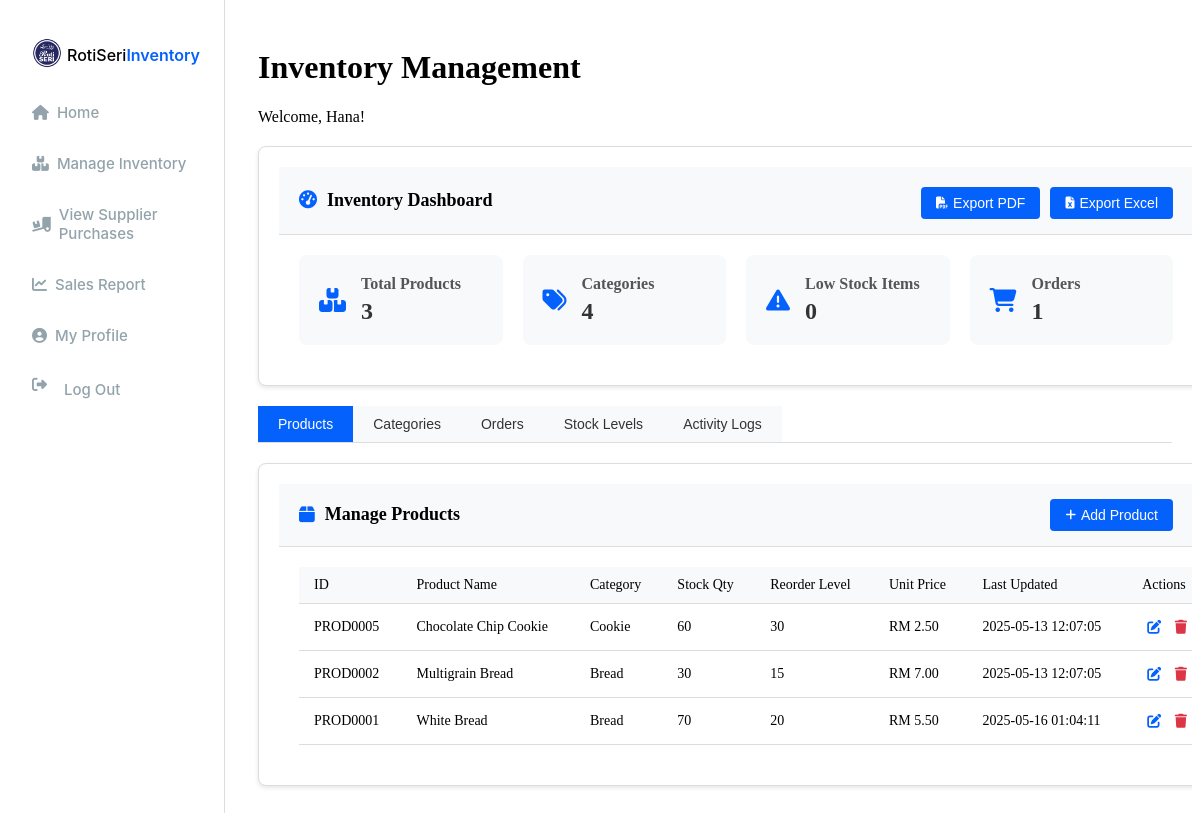
/imanager_invmanagement.php (signed in), run on the app's committed database.
### tables this page shows
CREATE TABLE `users` (
  `userID` varchar(50) NOT NULL,
  `username` varchar(100) NOT NULL,
  `fullName` varchar(255) NOT NULL,
  `email` varchar(255) NOT NULL,
  `phoneNumber` varchar(20) NOT NULL,
  `address` text NOT NULL,
  `password` varchar(255) NOT NULL,
  `role` enum('Administrator','Inventory Manager','Bakery Staff') NOT NULL,
  `created_at` timestamp NOT NULL DEFAULT current_timestamp()
);

CREATE TABLE `products` (
  `product_id` varchar(10) NOT NULL,
  `product_name` varchar(100) NOT NULL,
  `description` text DEFAULT NULL,
  `category_id` int(11) DEFAULT NULL,
  `stock_quantity` int(11) NOT NULL DEFAULT 0,
  `reorder_threshold` int(11) NOT NULL DEFAULT 10,
  `unit_price` decimal(10,2) NOT NULL DEFAULT 0.00,
  `last_updated` datetime DEFAULT current_timestamp()
);

CREATE TABLE `product_categories` (
  `category_id` int(11) NOT NULL,
  `category_name` varchar(50) NOT NULL,
  `description` text DEFAULT NULL
);

### imanager_invmanagement.php (the view, shortened to what this page needs)
<?php
include 'db_connection.php';
$userID = $_SESSION['userID'];
$sql = "SELECT fullName FROM users WHERE userID = ?";
$stmt = $conn->prepare($sql);
$stmt->bind_param("s", $userID);
$stmt->execute();
$result = $stmt->get_result();
if ($row = $result->fetch_assoc()) {
    $fullName = $row['fullName'];
} else {
    $fullName = "Inventory Manager";
}
$sql_categories = "SELECT * FROM product_categories ORDER BY category_name";
$result_categories = $conn->query($sql_categories);
$sql_products = "SELECT p.*, c.category_name
                FROM products p
                LEFT JOIN product_categories c ON p.category_id = c.category_id
                ORDER BY p.product_name";
$result_products = $conn->query($sql_products);
$sql_orders = "SELECT o.*, u.fullName
              FROM orders o
              LEFT JOIN users u ON o.created_by = u.userID
              ORDER BY o.order_date DESC";
$result_orders = $conn->query($sql_orders);
$threshold_sql = "SELECT COUNT(*) as low_stock_count FROM products WHERE stock_quantity <= reorder_threshold";
$threshold_result = $conn->query($threshold_sql);
$threshold_row = $threshold_result->fetch_assoc();
$low_stock_count = $threshold_row['low_stock_count'];
?>
<!DOCTYPE html>
<html lang="en">
<head>
    <link rel="stylesheet" href="admin_dashboard.css">
    <link rel="stylesheet" href="sidebar.css">
    <link rel="stylesheet" href="imanager_invmanagement.css">
    <link rel="stylesheet" href="https://cdnjs.cloudflare.com/ajax/libs/font-awesome/6.5.1/css/all.min.css">
</head>
<body>
    <div class="sidebar-container">
        <div class="header-section">
            <div class="company-logo">
                <img src="image/icon/logo.png" class="logo-icon" alt="Company Logo">
                <div class="company-text">
                    <span class="company-name">RotiSeri</span>
                    <span class="company-name2">Inventory</span>
                </div>
            </div>
            <nav class="nav-container" role="navigation">
                <a href="imanager_dashboard.php" class="nav-item">
                    <i class="fas fa-home"></i>
                    <div class="nav-text">Home</div>
                </a>
                <a href="imanager_invmanagement.php" class="nav-item active">
                    <i class="fas fa-boxes"></i>
                    <div class="nav-text">Manage Inventory</div>
                </a>
                <a href="imanager_supplierpurchase.php" class="nav-item">
                    <i class="fas fa-truck-loading"></i>
                    <div class="nav-text">View Supplier Purchases</div>
                </a>
                <a href="imanager_salesreport.php" class="nav-item">
                    <i class="fas fa-chart-line"></i>
                    <div class="nav-text">Sales Report</div>
                </a>
                <a href="profile.php" class="nav-item">
                    <i class="fas fa-user-circle"></i>
                    <div class="nav-text">My Profile</div>
                </a>
                <a href="logout.php" class="nav-item">
                    <i class="fas fa-sign-out-alt nav-icon"></i>
                    <div class="nav-text">Log Out</div>
                </a>
            </nav>
        </div>
        <div class="footer-section"></div>
    </div>
    <div class="main-content">
        <div class="dashboard-header">
            <h1>Inventory Management</h1>
            <p>Welcome, <?php echo htmlspecialchars($fullName); ?>!</p>
        </div>
        <div class="inventory-overview">
            <div class="card">
                <div class="card-header">
                    <h2><i class="fas fa-tachometer-alt"></i> Inventory Dashboard</h2>
                    <div class="card-actions">
                        <button class="export-btn" onclick="exportProductsPDF()"><i class="fas fa-file-pdf"></i> Export PDF</button>
                        <button class="export-btn" onclick="exportProductsExcel()"><i class="fas fa-file-excel"></i> Export Excel</button>
                    </div>
                </div>
                <div class="dashboard-stats">
                    <div class="stat-card">
                        <i class="fas fa-boxes"></i>
                        <div class="stat-info">
                            <h3>Total Products</h3>
                            <p><?php echo $result_products->num_rows; ?></p>
                        </div>
                    </div>
                    <div class="stat-card">
                        <i class="fas fa-tags"></i>
                        <div class="stat-info">
                            <h3>Categories</h3>
                            <p><?php echo $result_categories->num_rows; ?></p>
                        </div>
                    </div>
                    <div class="stat-card <?php echo ($low_stock_count > 0) ? 'alert-status' : ''; ?>">
                        <i class="fas fa-exclamation-triangle"></i>
                        <div class="stat-info">
                            <h3>Low Stock Items</h3>
                            <p><?php echo $low_stock_count; ?></p>
                        </div>
                    </div>
                    <div class="stat-card">
                        <i class="fas fa-shopping-cart"></i>
                        <div class="stat-info">
                            <h3>Orders</h3>
                            <p><?php echo $result_orders->num_rows; ?></p>
                        </div>
                    </div>
                </div>
            </div>
        </div>
        <div class="tab-navigation">
            <button class="tab-button active" onclick="openTab('products')">Products</button>
            <button class="tab-button" onclick="openTab('categories')">Categories</button>
            <button class="tab-button" onclick="openTab('orders')">Orders</button>
            <button class="tab-button" onclick="openTab('stock-levels')">Stock Levels</button>
            <button class="tab-button" onclick="openTab('logs')">Activity Logs</button>
        </div>
        <div id="products" class="tab-content active">
            <div class="card">
                <div class="card-header">
                    <h2><i class="fas fa-box"></i> Manage Products</h2>
                    <button class="add-btn" onclick="showAddProductModal()"><i class="fas fa-plus"></i> Add Product</button>
                </div>
                <div class="table-responsive">
                    <table class="data-table">
                        <thead>
                            <tr>
                                <th>ID</th>
                                <th>Product Name</th>
                                <th>Category</th>
                                <th>Stock Qty</th>
                                <th>Reorder Level</th>
                                <th>Unit Price</th>
                                <th>Last Updated</th>
                                <th>Actions</th>
                            </tr>
                        </thead>
                        <tbody>
                            <?php while ($product = $result_products->fetch_assoc()): ?>
                                <tr class="<?php echo ($product['stock_quantity'] <= $product['reorder_threshold']) ? 'low-stock' : ''; ?>">
                                    <td><?php echo htmlspecialchars($product['product_id']); ?></td>
                                    <td><?php echo htmlspecialchars($product['product_name']); ?></td>
                                    <td><?php echo htmlspecialchars($product['category_name']); ?></td>
                                    <td><?php echo htmlspecialchars($product['stock_quantity']); ?></td>
                                    <td><?php echo htmlspecialchars($product['reorder_threshold']); ?></td>
                                    <td>RM <?php echo number_format($product['unit_price'], 2); ?></td>
                                    <td><?php echo htmlspecialchars($product['last_updated']); ?></td>
                                    <td>
                                        <button class="action-btn edit-btn" onclick="showEditProductModal('<?php echo $product['product_id']; ?>', '<?php echo addslashes($product['product_name']); ?>', '<?php echo addslashes($product['description']); ?>', '<?php echo $product['category_id']; ?>', '<?php echo $product['stock_quantity']; ?>', '<?php echo $product['reorder_threshold']; ?>', '<?php echo $product['unit_price']; ?>')">
                                            <i class="fas fa-edit"></i>
                                        </button>
                                        <button class="action-btn delete-btn" onclick="confirmDeleteProduct('<?php echo $product['product_id']; ?>', '<?php echo addslashes($product['product_name']); ?>')">
                                            <i class="fas fa-trash"></i>
                                        </button>
                                    </td>
                                </tr>
                            <?php endwhile; ?>
                        </tbody>
                    </table>
                </div>
            </div>
        </div>
    </div>
</body>
</html>

### admin_dashboard.css (style rules this page uses)
.main-content { margin-left: 230px; padding: 20px; z-index: 1; }
.card { position: relative; }
.dashboard-header { margin-bottom: 20px; }
.card { background: #fff; border: 1px solid #ddd; padding: 20px; border-radius: 8px; width: calc(25% - 15px); box-shadow: 0 2px 4px rgba(0, 0, 0, 0.1); position: relative; margin-bottom: 20px; }

### sidebar.css (style rules this page uses)
.sidebar-container { justify-content: space-between; background: var(--Main-White, #fff); display: flex; flex-grow: 1; flex-direction: column; width: 160px; height: 100vh; position: fixed; left: 0; top: 0; border-right: 1px solid #ddd; padding: 28px 32px; flex-shrink: 0; z-index: 0; }
.header-section { display: flex; flex-direction: column; width: 100%; justify-content: start; }
.company-logo { display: flex; width: 180px; max-width: 100%; align-items: center; gap: 5px; justify-content: start; padding-top: 10px; }
.logo-icon { width: 30px; height: 30px; object-fit: contain; }
.company-text { display: flex; flex-direction: row; }
.company-name { font: 500 15px 'Inter', sans-serif; font-size: medium; padding-top: 3px; }
.company-name2 { font: 600 15px 'Inter', sans-serif; font-size: medium; color: rgba(5, 97, 252, 1); padding-top: 3px; }
.nav-container { display: flex; margin-top: 35px; flex-direction: column; color: rgba(147, 163, 171, 1); font: 500 15px 'Inter', sans-serif; }
.nav-item { display: flex; align-items: center; gap: 8px; margin-top: 32px; cursor: pointer; color: #93A3AB; text-decoration: none; }
.nav-item:first-child { margin-top: 0; }
.nav-icon { width: 24px; aspect-ratio: 1; object-fit: contain; fill: #93A3AB; }
.footer-section { display: flex; min-height: 80px; align-items: center; justify-content: center; margin-top: auto; }

### imanager_invmanagement.css (style rules this page uses)
.tab-navigation { display: flex; overflow-x: auto; margin-bottom: 20px; border-bottom: 1px solid #ddd; }
.tab-button { padding: 10px 20px; background-color: #f8f9fa; border: none; cursor: pointer; font-size: 14px; font-weight: 500; color: #333; white-space: nowrap; }
.tab-button.active { background-color: #0561FC; color: white; }
.tab-content { display: none; }
.tab-content.active { display: block; }
.main-content { margin-left: 230px; padding: 20px; width: calc(100% - 230px); box-sizing: border-box; overflow-x: hidden; }
.card { background-color: white; border-radius: 8px; box-shadow: 0 2px 4px rgba(0, 0, 0, 0.1); margin-bottom: 20px; overflow: hidden; width: 100%; }
.card-header { padding: 15px 20px; background-color: #f8f9fa; border-bottom: 1px solid #ddd; display: flex; justify-content: space-between; align-items: center; flex-wrap: wrap; }
.card-header h2 { margin: 0; font-size: 18px; display: flex; align-items: center; }
.card-header h2 i { margin-right: 10px; color: #0561FC; }
.card-actions { display: flex; gap: 10px; flex-wrap: wrap; margin-top: 5px; }
.add-btn, .export-btn { padding: 8px 15px; background-color: #0561FC; color: white; border: none; border-radius: 4px; cursor: pointer; font-size: 14px; display: flex; align-items: center; gap: 5px; white-space: nowrap; }
.add-btn i, .export-btn i { font-size: 12px; }
.action-btn { background: none; border: none; cursor: pointer; padding: 5px; font-size: 14px; }
.edit-btn { color: #0561FC; }
.delete-btn { color: #dc3545; }
.table-responsive { overflow-x: auto; padding: 20px; width: 100%; }
.data-table { width: 100%; border-collapse: collapse; font-size: 14px; min-width: 600px; }
.data-table th, .data-table td { padding: 10px 15px; text-align: left; border-bottom: 1px solid #ddd; white-space: nowrap; }
.data-table th { background-color: #f8f9fa; font-weight: 500; position: sticky; top: 0; z-index: 10; }
.dashboard-stats { display: flex; flex-wrap: wrap; gap: 20px; padding: 20px; }
.stat-card { flex: 1; min-width: 200px; background-color: #f8f9fa; border-radius: 8px; padding: 20px; display: flex; align-items: center; gap: 15px; box-sizing: border-box; }
.stat-card i { font-size: 24px; color: #0561FC; }
.stat-info h3 { margin: 0 0 5px 0; font-size: 16px; color: #555; }
.stat-info p { margin: 0; font-size: 24px; font-weight: 700; color: #333; }

### data on the page
users: fullName "Hana"
products: product_id "PROD0005", product_name "Chocolate Chip Cookie", category.category_name "Cookie", stock_quantity "60", reorder_threshold "30", unit_price "2.50", last_updated "2025-05-13 12:07:05"
products: product_id "PROD0002", product_name "Multigrain Bread", category.category_name "Bread", stock_quantity "30", reorder_threshold "15", unit_price "7.00", last_updated "2025-05-13 12:07:05"
products: product_id "PROD0001", product_name "White Bread", category.category_name "Bread", stock_quantity "70", reorder_threshold "20", unit_price "5.50", last_updated "2025-05-16 01:04:11"

### other printed values
$result_products->num_rows "3"
$result_categories->num_rows "4"
$low_stock_count "0"
$result_orders->num_rows "1"
